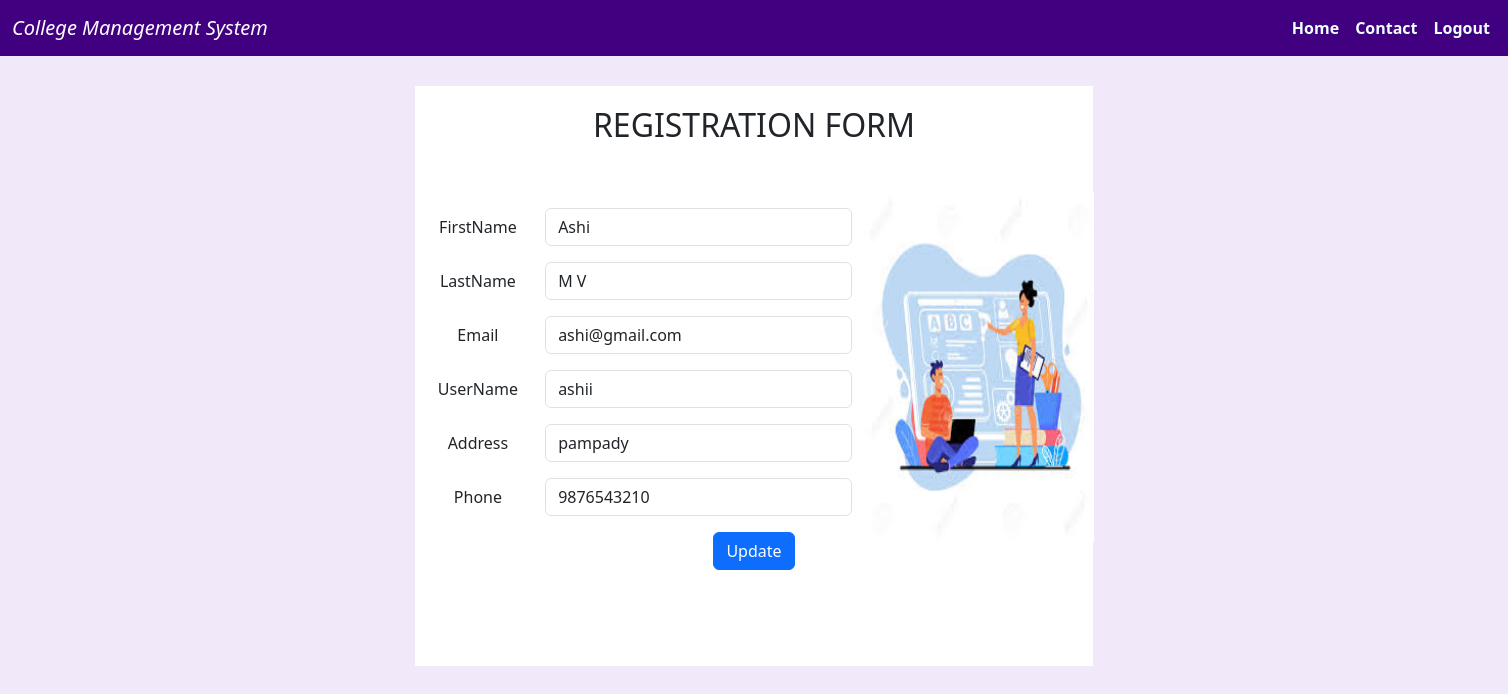
/stud_edit/2, run on the app's committed database.
### clgdbapp/models.py (models this page shows)
class student(models.Model):
    stud_id =models.ForeignKey(User, on_delete=models.CASCADE)
    dept_id =models.ForeignKey(department, on_delete=models.CASCADE)
    address = models.CharField(max_length=20)
    phone = models.IntegerField()

class User(AbstractUser):
    usertype = models.CharField(max_length=20)

### clgdbapp/views.py (the view)
# urls.py: path("stud_edit/<int:id>", views.stud_edit, name="stud_edit"),
def stud_edit(request,id):
    student_info = student.objects.get(id=id)
    return render(request,"stud_update.html",{'edit':student_info})

### clgdbapp/templates/stud_update.html (shortened to what this page needs)
{% extends 'main.html' %}
{% load static %}
{% block content1 %}
<center>
    <div  style="height: 580px; width: 45%; background-color: white;margin-top: 30px;padding: 20px;  ">
        <h2>REGISTRATION FORM</h2>
        <img src="{% static 'image/images.jpg'%}" alt="" style="float: right; position: absolute; width: 230px;height: 350px; margin-left: 110px; margin-top: 40px;">
        <form action="/stud_update/{{ edit.id }}" method="post" style="margin-top: 10%;">
            <div class="row mb-3">
                <label for="inputfn3" class="col-sm-2 col-form-label">FirstName</label>
                <div class="col-sm-6">
                  <input type="text" class="form-control" id="inputfn3" value="{{ edit.stud_id.first_name }}" name="firstname" style="border: 4;">
                </div>
            </div>
            <div class="row mb-3">
                <label  class="col-sm-2 col-form-label">LastName</label>
                <div class="col-sm-6">
                  <input type="text" class="form-control" value="{{ edit.stud_id.last_name }}" name="lastname" style="border: 4;">
                </div>
            </div>
            <div class="row mb-3">
              <label for="inputEmail3" class="col-sm-2 col-form-label">Email</label>
              <div class="col-sm-6">
                <input type="email" class="form-control" id="inputEmail3" value="{{ edit.stud_id.email }}" name="mail" style="border: 4;">
              </div>
            </div>
            <div class="row mb-3">
                <label  class="col-sm-2 col-form-label">UserName</label>
                <div class="col-sm-6">
                  <input type="text" class="form-control" value="{{ edit.stud_id.username }}" name="username" style="border: 4;">
                </div>
            </div>
            <div class="row mb-3">
                <label  class="col-sm-2 col-form-label">Address</label>
                <div class="col-sm-6">
                  <input type="text" class="form-control" value="{{ edit.address }}" name="address" style="border: 4;">
                </div>
            </div>
            <div class="row mb-3">
                <label  class="col-sm-2 col-form-label">Phone</label>
                <div class="col-sm-6">
                  <input type="number" class="form-control" value="{{ edit.phone }}" name="phone" style="border: 4;">
                </div>
            </div>
            <button type="submit" class="btn btn-primary">Update</button>
          </form>
    </div>
</center>
{% endblock content1 %}

### clgdbapp/templates/main.html (style rules this page uses)
body { background-color: rgb(241, 232, 250); }

### data on the page
student: firstname "Ashi", lastname "M V", mail "ashi@gmail.com", username "ashii", address "pampady", phone "9876543210"
